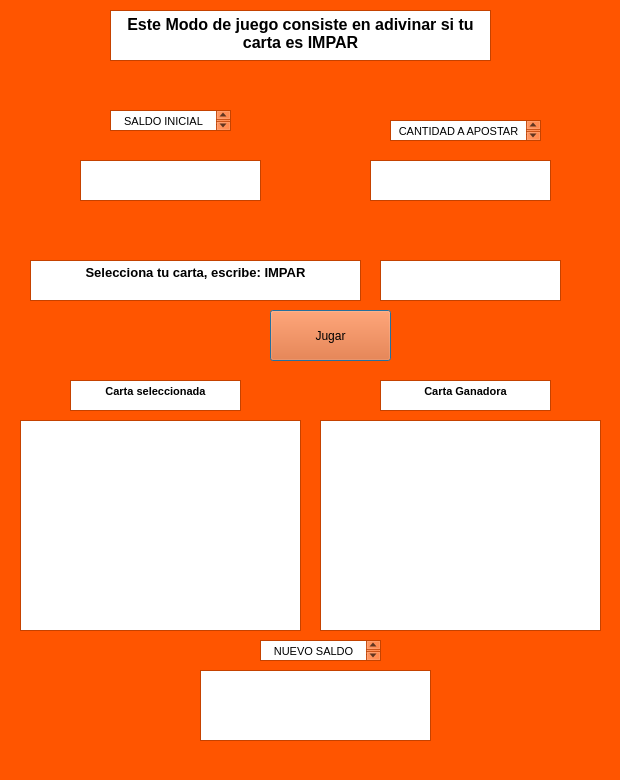
<?xml version="1.0" encoding="UTF-8"?>
<ui version="4.0">
 <class>opcion5</class>
 <widget class="QDialog" name="opcion5">
  <property name="geometry">
   <rect>
    <x>0</x>
    <y>0</y>
    <width>620</width>
    <height>780</height>
   </rect>
  </property>
  <property name="palette">
   <palette>
    <active>
     <colorrole role="WindowText">
      <brush brushstyle="SolidPattern">
       <color alpha="255">
        <red>0</red>
        <green>0</green>
        <blue>0</blue>
       </color>
      </brush>
     </colorrole>
     <colorrole role="Button">
      <brush brushstyle="SolidPattern">
       <color alpha="255">
        <red>255</red>
        <green>85</green>
        <blue>0</blue>
       </color>
      </brush>
     </colorrole>
     <colorrole role="Light">
      <brush brushstyle="SolidPattern">
       <color alpha="255">
        <red>255</red>
        <green>170</green>
        <blue>127</blue>
       </color>
      </brush>
     </colorrole>
     <colorrole role="Midlight">
      <brush brushstyle="SolidPattern">
       <color alpha="255">
        <red>255</red>
        <green>127</green>
        <blue>63</blue>
       </color>
      </brush>
     </colorrole>
     <colorrole role="Dark">
      <brush brushstyle="SolidPattern">
       <color alpha="255">
        <red>127</red>
        <green>42</green>
        <blue>0</blue>
       </color>
      </brush>
     </colorrole>
     <colorrole role="Mid">
      <brush brushstyle="SolidPattern">
       <color alpha="255">
        <red>170</red>
        <green>56</green>
        <blue>0</blue>
       </color>
      </brush>
     </colorrole>
     <colorrole role="Text">
      <brush brushstyle="SolidPattern">
       <color alpha="255">
        <red>0</red>
        <green>0</green>
        <blue>0</blue>
       </color>
      </brush>
     </colorrole>
     <colorrole role="BrightText">
      <brush brushstyle="SolidPattern">
       <color alpha="255">
        <red>255</red>
        <green>255</green>
        <blue>255</blue>
       </color>
      </brush>
     </colorrole>
     <colorrole role="ButtonText">
      <brush brushstyle="SolidPattern">
       <color alpha="255">
        <red>0</red>
        <green>0</green>
        <blue>0</blue>
       </color>
      </brush>
     </colorrole>
     <colorrole role="Base">
      <brush brushstyle="SolidPattern">
       <color alpha="255">
        <red>255</red>
        <green>255</green>
        <blue>255</blue>
       </color>
      </brush>
     </colorrole>
     <colorrole role="Window">
      <brush brushstyle="SolidPattern">
       <color alpha="255">
        <red>255</red>
        <green>85</green>
        <blue>0</blue>
       </color>
      </brush>
     </colorrole>
     <colorrole role="Shadow">
      <brush brushstyle="SolidPattern">
       <color alpha="255">
        <red>0</red>
        <green>0</green>
        <blue>0</blue>
       </color>
      </brush>
     </colorrole>
     <colorrole role="AlternateBase">
      <brush brushstyle="SolidPattern">
       <color alpha="255">
        <red>255</red>
        <green>170</green>
        <blue>127</blue>
       </color>
      </brush>
     </colorrole>
     <colorrole role="ToolTipBase">
      <brush brushstyle="SolidPattern">
       <color alpha="255">
        <red>255</red>
        <green>255</green>
        <blue>220</blue>
       </color>
      </brush>
     </colorrole>
     <colorrole role="ToolTipText">
      <brush brushstyle="SolidPattern">
       <color alpha="255">
        <red>0</red>
        <green>0</green>
        <blue>0</blue>
       </color>
      </brush>
     </colorrole>
    </active>
    <inactive>
     <colorrole role="WindowText">
      <brush brushstyle="SolidPattern">
       <color alpha="255">
        <red>0</red>
        <green>0</green>
        <blue>0</blue>
       </color>
      </brush>
     </colorrole>
     <colorrole role="Button">
      <brush brushstyle="SolidPattern">
       <color alpha="255">
        <red>255</red>
        <green>85</green>
        <blue>0</blue>
       </color>
      </brush>
     </colorrole>
     <colorrole role="Light">
      <brush brushstyle="SolidPattern">
       <color alpha="255">
        <red>255</red>
        <green>170</green>
        <blue>127</blue>
       </color>
      </brush>
     </colorrole>
     <colorrole role="Midlight">
      <brush brushstyle="SolidPattern">
       <color alpha="255">
        <red>255</red>
        <green>127</green>
        <blue>63</blue>
       </color>
      </brush>
     </colorrole>
     <colorrole role="Dark">
      <brush brushstyle="SolidPattern">
       <color alpha="255">
        <red>127</red>
        <green>42</green>
        <blue>0</blue>
       </color>
      </brush>
     </colorrole>
     <colorrole role="Mid">
      <brush brushstyle="SolidPattern">
       <color alpha="255">
        <red>170</red>
        <green>56</green>
        <blue>0</blue>
       </color>
      </brush>
     </colorrole>
     <colorrole role="Text">
      <brush brushstyle="SolidPattern">
       <color alpha="255">
        <red>0</red>
        <green>0</green>
        <blue>0</blue>
       </color>
      </brush>
     </colorrole>
     <colorrole role="BrightText">
      <brush brushstyle="SolidPattern">
       <color alpha="255">
        <red>255</red>
        <green>255</green>
        <blue>255</blue>
       </color>
      </brush>
     </colorrole>
     <colorrole role="ButtonText">
      <brush brushstyle="SolidPattern">
       <color alpha="255">
        <red>0</red>
        <green>0</green>
        <blue>0</blue>
       </color>
      </brush>
     </colorrole>
     <colorrole role="Base">
      <brush brushstyle="SolidPattern">
       <color alpha="255">
        <red>255</red>
        <green>255</green>
        <blue>255</blue>
       </color>
      </brush>
     </colorrole>
     <colorrole role="Window">
      <brush brushstyle="SolidPattern">
       <color alpha="255">
        <red>255</red>
        <green>85</green>
        <blue>0</blue>
       </color>
      </brush>
     </colorrole>
     <colorrole role="Shadow">
      <brush brushstyle="SolidPattern">
       <color alpha="255">
        <red>0</red>
        <green>0</green>
        <blue>0</blue>
       </color>
      </brush>
     </colorrole>
     <colorrole role="AlternateBase">
      <brush brushstyle="SolidPattern">
       <color alpha="255">
        <red>255</red>
        <green>170</green>
        <blue>127</blue>
       </color>
      </brush>
     </colorrole>
     <colorrole role="ToolTipBase">
      <brush brushstyle="SolidPattern">
       <color alpha="255">
        <red>255</red>
        <green>255</green>
        <blue>220</blue>
       </color>
      </brush>
     </colorrole>
     <colorrole role="ToolTipText">
      <brush brushstyle="SolidPattern">
       <color alpha="255">
        <red>0</red>
        <green>0</green>
        <blue>0</blue>
       </color>
      </brush>
     </colorrole>
    </inactive>
    <disabled>
     <colorrole role="WindowText">
      <brush brushstyle="SolidPattern">
       <color alpha="255">
        <red>127</red>
        <green>42</green>
        <blue>0</blue>
       </color>
      </brush>
     </colorrole>
     <colorrole role="Button">
      <brush brushstyle="SolidPattern">
       <color alpha="255">
        <red>255</red>
        <green>85</green>
        <blue>0</blue>
       </color>
      </brush>
     </colorrole>
     <colorrole role="Light">
      <brush brushstyle="SolidPattern">
       <color alpha="255">
        <red>255</red>
        <green>170</green>
        <blue>127</blue>
       </color>
      </brush>
     </colorrole>
     <colorrole role="Midlight">
      <brush brushstyle="SolidPattern">
       <color alpha="255">
        <red>255</red>
        <green>127</green>
        <blue>63</blue>
       </color>
      </brush>
     </colorrole>
     <colorrole role="Dark">
      <brush brushstyle="SolidPattern">
       <color alpha="255">
        <red>127</red>
        <green>42</green>
        <blue>0</blue>
       </color>
      </brush>
     </colorrole>
     <colorrole role="Mid">
      <brush brushstyle="SolidPattern">
       <color alpha="255">
        <red>170</red>
        <green>56</green>
        <blue>0</blue>
       </color>
      </brush>
     </colorrole>
     <colorrole role="Text">
      <brush brushstyle="SolidPattern">
       <color alpha="255">
        <red>127</red>
        <green>42</green>
        <blue>0</blue>
       </color>
      </brush>
     </colorrole>
     <colorrole role="BrightText">
      <brush brushstyle="SolidPattern">
       <color alpha="255">
        <red>255</red>
        <green>255</green>
        <blue>255</blue>
       </color>
      </brush>
     </colorrole>
     <colorrole role="ButtonText">
      <brush brushstyle="SolidPattern">
       <color alpha="255">
        <red>127</red>
        <green>42</green>
        <blue>0</blue>
       </color>
      </brush>
     </colorrole>
     <colorrole role="Base">
      <brush brushstyle="SolidPattern">
       <color alpha="255">
        <red>255</red>
        <green>85</green>
        <blue>0</blue>
       </color>
      </brush>
     </colorrole>
     <colorrole role="Window">
      <brush brushstyle="SolidPattern">
       <color alpha="255">
        <red>255</red>
        <green>85</green>
        <blue>0</blue>
       </color>
      </brush>
     </colorrole>
     <colorrole role="Shadow">
      <brush brushstyle="SolidPattern">
       <color alpha="255">
        <red>0</red>
        <green>0</green>
        <blue>0</blue>
       </color>
      </brush>
     </colorrole>
     <colorrole role="AlternateBase">
      <brush brushstyle="SolidPattern">
       <color alpha="255">
        <red>255</red>
        <green>85</green>
        <blue>0</blue>
       </color>
      </brush>
     </colorrole>
     <colorrole role="ToolTipBase">
      <brush brushstyle="SolidPattern">
       <color alpha="255">
        <red>255</red>
        <green>255</green>
        <blue>220</blue>
       </color>
      </brush>
     </colorrole>
     <colorrole role="ToolTipText">
      <brush brushstyle="SolidPattern">
       <color alpha="255">
        <red>0</red>
        <green>0</green>
        <blue>0</blue>
       </color>
      </brush>
     </colorrole>
    </disabled>
   </palette>
  </property>
  <property name="windowTitle">
   <string>Modo 1</string>
  </property>
  <widget class="QTextEdit" name="TD1">
   <property name="geometry">
    <rect>
     <x>380</x>
     <y>260</y>
     <width>181</width>
     <height>41</height>
    </rect>
   </property>
  </widget>
  <widget class="QTextBrowser" name="textBrowser">
   <property name="geometry">
    <rect>
     <x>110</x>
     <y>10</y>
     <width>381</width>
     <height>51</height>
    </rect>
   </property>
   <property name="html">
    <string>&lt;!DOCTYPE HTML PUBLIC &quot;-//W3C//DTD HTML 4.0//EN&quot; &quot;http://www.w3.org/TR/REC-html40/strict.dtd&quot;&gt;
&lt;html&gt;&lt;head&gt;&lt;meta name=&quot;qrichtext&quot; content=&quot;1&quot; /&gt;&lt;style type=&quot;text/css&quot;&gt;
p, li { white-space: pre-wrap; }
&lt;/style&gt;&lt;/head&gt;&lt;body style=&quot; font-family:'MS Shell Dlg 2'; font-size:8.25pt; font-weight:400; font-style:normal;&quot;&gt;
&lt;p align=&quot;center&quot; style=&quot; margin-top:0px; margin-bottom:0px; margin-left:0px; margin-right:0px; -qt-block-indent:0; text-indent:0px;&quot;&gt;&lt;span style=&quot; font-size:12pt; font-weight:600;&quot;&gt;Este Modo de juego consiste en adivinar si tu carta es IMPAR&lt;/span&gt;&lt;/p&gt;&lt;/body&gt;&lt;/html&gt;</string>
   </property>
  </widget>
  <widget class="QTextBrowser" name="textBrowser_2">
   <property name="geometry">
    <rect>
     <x>30</x>
     <y>260</y>
     <width>331</width>
     <height>41</height>
    </rect>
   </property>
   <property name="html">
    <string>&lt;!DOCTYPE HTML PUBLIC &quot;-//W3C//DTD HTML 4.0//EN&quot; &quot;http://www.w3.org/TR/REC-html40/strict.dtd&quot;&gt;
&lt;html&gt;&lt;head&gt;&lt;meta name=&quot;qrichtext&quot; content=&quot;1&quot; /&gt;&lt;style type=&quot;text/css&quot;&gt;
p, li { white-space: pre-wrap; }
&lt;/style&gt;&lt;/head&gt;&lt;body style=&quot; font-family:'MS Shell Dlg 2'; font-size:8.25pt; font-weight:400; font-style:normal;&quot;&gt;
&lt;p align=&quot;center&quot; style=&quot; margin-top:0px; margin-bottom:0px; margin-left:0px; margin-right:0px; -qt-block-indent:0; text-indent:0px;&quot;&gt;&lt;span style=&quot; font-size:10pt; font-weight:600;&quot;&gt;Selecciona tu carta, escribe: IMPAR&lt;/span&gt;&lt;/p&gt;&lt;/body&gt;&lt;/html&gt;</string>
   </property>
  </widget>
  <widget class="QTextBrowser" name="Rd11">
   <property name="geometry">
    <rect>
     <x>20</x>
     <y>420</y>
     <width>281</width>
     <height>211</height>
    </rect>
   </property>
  </widget>
  <widget class="QTextBrowser" name="Rd12">
   <property name="geometry">
    <rect>
     <x>320</x>
     <y>420</y>
     <width>281</width>
     <height>211</height>
    </rect>
   </property>
  </widget>
  <widget class="QTextBrowser" name="nuevoSaldo">
   <property name="geometry">
    <rect>
     <x>200</x>
     <y>670</y>
     <width>231</width>
     <height>71</height>
    </rect>
   </property>
  </widget>
  <widget class="QPushButton" name="butD1">
   <property name="geometry">
    <rect>
     <x>270</x>
     <y>310</y>
     <width>121</width>
     <height>51</height>
    </rect>
   </property>
   <property name="text">
    <string>Jugar</string>
   </property>
  </widget>
  <widget class="QTextBrowser" name="textBrowser_6">
   <property name="geometry">
    <rect>
     <x>70</x>
     <y>380</y>
     <width>171</width>
     <height>31</height>
    </rect>
   </property>
   <property name="html">
    <string>&lt;!DOCTYPE HTML PUBLIC &quot;-//W3C//DTD HTML 4.0//EN&quot; &quot;http://www.w3.org/TR/REC-html40/strict.dtd&quot;&gt;
&lt;html&gt;&lt;head&gt;&lt;meta name=&quot;qrichtext&quot; content=&quot;1&quot; /&gt;&lt;style type=&quot;text/css&quot;&gt;
p, li { white-space: pre-wrap; }
&lt;/style&gt;&lt;/head&gt;&lt;body style=&quot; font-family:'MS Shell Dlg 2'; font-size:8.25pt; font-weight:400; font-style:normal;&quot;&gt;
&lt;p align=&quot;center&quot; style=&quot; margin-top:0px; margin-bottom:0px; margin-left:0px; margin-right:0px; -qt-block-indent:0; text-indent:0px;&quot;&gt;&lt;span style=&quot; font-weight:600;&quot;&gt;Carta seleccionada&lt;/span&gt;&lt;/p&gt;&lt;/body&gt;&lt;/html&gt;</string>
   </property>
  </widget>
  <widget class="QTextBrowser" name="textBrowser_7">
   <property name="geometry">
    <rect>
     <x>380</x>
     <y>380</y>
     <width>171</width>
     <height>31</height>
    </rect>
   </property>
   <property name="html">
    <string>&lt;!DOCTYPE HTML PUBLIC &quot;-//W3C//DTD HTML 4.0//EN&quot; &quot;http://www.w3.org/TR/REC-html40/strict.dtd&quot;&gt;
&lt;html&gt;&lt;head&gt;&lt;meta name=&quot;qrichtext&quot; content=&quot;1&quot; /&gt;&lt;style type=&quot;text/css&quot;&gt;
p, li { white-space: pre-wrap; }
&lt;/style&gt;&lt;/head&gt;&lt;body style=&quot; font-family:'MS Shell Dlg 2'; font-size:8.25pt; font-weight:400; font-style:normal;&quot;&gt;
&lt;p align=&quot;center&quot; style=&quot; margin-top:0px; margin-bottom:0px; margin-left:0px; margin-right:0px; -qt-block-indent:0; text-indent:0px;&quot;&gt;&lt;span style=&quot; font-weight:600;&quot;&gt;Carta Ganadora&lt;/span&gt;&lt;/p&gt;&lt;/body&gt;&lt;/html&gt;</string>
   </property>
  </widget>
  <widget class="QTextEdit" name="saldoActual">
   <property name="geometry">
    <rect>
     <x>80</x>
     <y>160</y>
     <width>181</width>
     <height>41</height>
    </rect>
   </property>
  </widget>
  <widget class="QTextEdit" name="cantApuesta">
   <property name="geometry">
    <rect>
     <x>370</x>
     <y>160</y>
     <width>181</width>
     <height>41</height>
    </rect>
   </property>
  </widget>
  <widget class="QTextBrowser" name="textBrowser_4">
   <property name="geometry">
    <rect>
     <x>390</x>
     <y>120</y>
     <width>151</width>
     <height>21</height>
    </rect>
   </property>
   <property name="html">
    <string>&lt;!DOCTYPE HTML PUBLIC &quot;-//W3C//DTD HTML 4.0//EN&quot; &quot;http://www.w3.org/TR/REC-html40/strict.dtd&quot;&gt;
&lt;html&gt;&lt;head&gt;&lt;meta name=&quot;qrichtext&quot; content=&quot;1&quot; /&gt;&lt;style type=&quot;text/css&quot;&gt;
p, li { white-space: pre-wrap; }
&lt;/style&gt;&lt;/head&gt;&lt;body style=&quot; font-family:'MS Shell Dlg 2'; font-size:8.25pt; font-weight:400; font-style:normal;&quot;&gt;
&lt;p align=&quot;center&quot; style=&quot; margin-top:0px; margin-bottom:0px; margin-left:0px; margin-right:0px; -qt-block-indent:0; text-indent:0px;&quot;&gt;CANTIDAD A APOSTAR&lt;/p&gt;&lt;/body&gt;&lt;/html&gt;</string>
   </property>
  </widget>
  <widget class="QTextBrowser" name="textBrowser_5">
   <property name="geometry">
    <rect>
     <x>260</x>
     <y>640</y>
     <width>121</width>
     <height>21</height>
    </rect>
   </property>
   <property name="html">
    <string>&lt;!DOCTYPE HTML PUBLIC &quot;-//W3C//DTD HTML 4.0//EN&quot; &quot;http://www.w3.org/TR/REC-html40/strict.dtd&quot;&gt;
&lt;html&gt;&lt;head&gt;&lt;meta name=&quot;qrichtext&quot; content=&quot;1&quot; /&gt;&lt;style type=&quot;text/css&quot;&gt;
p, li { white-space: pre-wrap; }
&lt;/style&gt;&lt;/head&gt;&lt;body style=&quot; font-family:'MS Shell Dlg 2'; font-size:8.25pt; font-weight:400; font-style:normal;&quot;&gt;
&lt;p align=&quot;center&quot; style=&quot; margin-top:0px; margin-bottom:0px; margin-left:0px; margin-right:0px; -qt-block-indent:0; text-indent:0px;&quot;&gt;NUEVO SALDO&lt;/p&gt;&lt;/body&gt;&lt;/html&gt;</string>
   </property>
  </widget>
  <widget class="QTextBrowser" name="textBrowser_3">
   <property name="geometry">
    <rect>
     <x>110</x>
     <y>110</y>
     <width>121</width>
     <height>21</height>
    </rect>
   </property>
   <property name="html">
    <string>&lt;!DOCTYPE HTML PUBLIC &quot;-//W3C//DTD HTML 4.0//EN&quot; &quot;http://www.w3.org/TR/REC-html40/strict.dtd&quot;&gt;
&lt;html&gt;&lt;head&gt;&lt;meta name=&quot;qrichtext&quot; content=&quot;1&quot; /&gt;&lt;style type=&quot;text/css&quot;&gt;
p, li { white-space: pre-wrap; }
&lt;/style&gt;&lt;/head&gt;&lt;body style=&quot; font-family:'MS Shell Dlg 2'; font-size:8.25pt; font-weight:400; font-style:normal;&quot;&gt;
&lt;p align=&quot;center&quot; style=&quot; margin-top:0px; margin-bottom:0px; margin-left:0px; margin-right:0px; -qt-block-indent:0; text-indent:0px;&quot;&gt;SALDO INICIAL&lt;/p&gt;&lt;/body&gt;&lt;/html&gt;</string>
   </property>
  </widget>
 </widget>
 <resources/>
 <connections/>
</ui>
